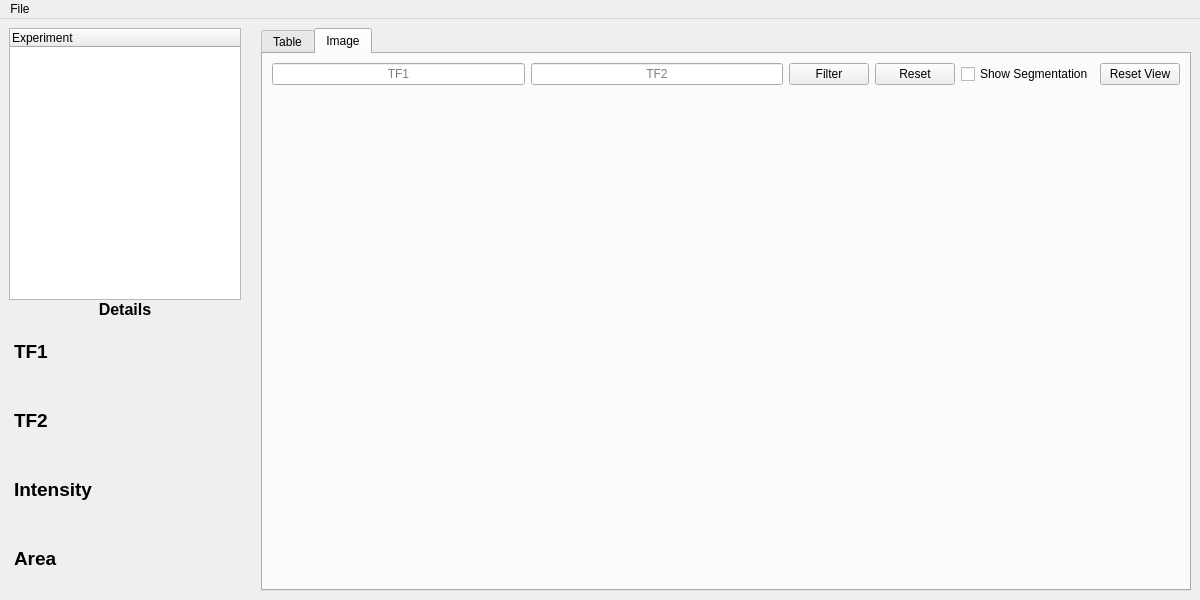
<?xml version="1.0" encoding="UTF-8"?>
<ui version="4.0">
 <class>MainWindow</class>
 <widget class="QMainWindow" name="MainWindow">
  <property name="geometry">
   <rect>
    <x>0</x>
    <y>0</y>
    <width>1200</width>
    <height>600</height>
   </rect>
  </property>
  <property name="sizePolicy">
   <sizepolicy hsizetype="Expanding" vsizetype="Expanding">
    <horstretch>0</horstretch>
    <verstretch>0</verstretch>
   </sizepolicy>
  </property>
  <property name="minimumSize">
   <size>
    <width>600</width>
    <height>600</height>
   </size>
  </property>
  <property name="windowTitle">
   <string>DHY1H Viewer</string>
  </property>
  <widget class="QWidget" name="centralwidget">
   <property name="sizePolicy">
    <sizepolicy hsizetype="Expanding" vsizetype="Expanding">
     <horstretch>0</horstretch>
     <verstretch>0</verstretch>
    </sizepolicy>
   </property>
   <property name="minimumSize">
    <size>
     <width>400</width>
     <height>400</height>
    </size>
   </property>
   <layout class="QHBoxLayout" name="horizontalLayout_2" stretch="0">
    <item>
     <layout class="QHBoxLayout" name="horizontalLayout" stretch="1,0,4">
      <property name="spacing">
       <number>0</number>
      </property>
      <property name="sizeConstraint">
       <enum>QLayout::SetMaximumSize</enum>
      </property>
      <item>
       <layout class="QVBoxLayout" name="verticalLayout" stretch="1,0,1">
        <property name="spacing">
         <number>0</number>
        </property>
        <item>
         <widget class="QTreeWidget" name="treeWidget">
          <property name="maximumSize">
           <size>
            <width>300</width>
            <height>16777215</height>
           </size>
          </property>
          <column>
           <property name="text">
            <string>Experiment</string>
           </property>
          </column>
         </widget>
        </item>
        <item>
         <widget class="QLabel" name="coords">
          <property name="maximumSize">
           <size>
            <width>300</width>
            <height>16777215</height>
           </size>
          </property>
          <property name="text">
           <string>&lt;html&gt;&lt;head/&gt;&lt;body&gt;&lt;p&gt;&lt;span style=&quot; font-size:12pt; font-weight:600;&quot;&gt;Details&lt;/span&gt;&lt;/p&gt;&lt;/body&gt;&lt;/html&gt;</string>
          </property>
          <property name="alignment">
           <set>Qt::AlignCenter</set>
          </property>
         </widget>
        </item>
        <item>
         <widget class="QWidget" name="formWidget" native="true">
          <property name="maximumSize">
           <size>
            <width>300</width>
            <height>16777215</height>
           </size>
          </property>
          <layout class="QGridLayout" name="gridLayout" columnstretch="0,1">
           <property name="leftMargin">
            <number>5</number>
           </property>
           <property name="topMargin">
            <number>1</number>
           </property>
           <property name="rightMargin">
            <number>5</number>
           </property>
           <property name="bottomMargin">
            <number>1</number>
           </property>
           <item row="0" column="0">
            <widget class="QLabel" name="label_4">
             <property name="styleSheet">
              <string notr="true">border:2px #212121 solid;</string>
             </property>
             <property name="text">
              <string>&lt;html&gt;&lt;head/&gt;&lt;body&gt;&lt;p&gt;&lt;span style=&quot; font-size:14pt; font-weight:600;&quot;&gt;TF1&lt;/span&gt;&lt;/p&gt;&lt;/body&gt;&lt;/html&gt;</string>
             </property>
            </widget>
           </item>
           <item row="2" column="0">
            <widget class="QLabel" name="label_3">
             <property name="styleSheet">
              <string notr="true">border:2px #212121 solid;</string>
             </property>
             <property name="text">
              <string>&lt;html&gt;&lt;head/&gt;&lt;body&gt;&lt;p&gt;&lt;span style=&quot; font-size:14pt; font-weight:600;&quot;&gt;Intensity&lt;/span&gt;&lt;/p&gt;&lt;/body&gt;&lt;/html&gt;</string>
             </property>
            </widget>
           </item>
           <item row="2" column="1">
            <widget class="QLabel" name="intensity">
             <property name="styleSheet">
              <string notr="true">border:2px #212121 solid;</string>
             </property>
             <property name="text">
              <string/>
             </property>
             <property name="alignment">
              <set>Qt::AlignCenter</set>
             </property>
             <property name="textInteractionFlags">
              <set>Qt::LinksAccessibleByMouse|Qt::TextSelectableByMouse</set>
             </property>
            </widget>
           </item>
           <item row="3" column="1">
            <widget class="QLabel" name="area">
             <property name="styleSheet">
              <string notr="true">border:2px #212121 solid;</string>
             </property>
             <property name="text">
              <string/>
             </property>
             <property name="alignment">
              <set>Qt::AlignCenter</set>
             </property>
             <property name="textInteractionFlags">
              <set>Qt::LinksAccessibleByMouse|Qt::TextSelectableByMouse</set>
             </property>
            </widget>
           </item>
           <item row="3" column="0">
            <widget class="QLabel" name="label_5">
             <property name="styleSheet">
              <string notr="true">border:2px #212121 solid;</string>
             </property>
             <property name="text">
              <string>&lt;html&gt;&lt;head/&gt;&lt;body&gt;&lt;p&gt;&lt;span style=&quot; font-size:14pt; font-weight:600;&quot;&gt;Area&lt;/span&gt;&lt;/p&gt;&lt;/body&gt;&lt;/html&gt;</string>
             </property>
            </widget>
           </item>
           <item row="1" column="0">
            <widget class="QLabel" name="label">
             <property name="styleSheet">
              <string notr="true">border:2px #212121 solid;</string>
             </property>
             <property name="text">
              <string>&lt;html&gt;&lt;head/&gt;&lt;body&gt;&lt;p&gt;&lt;span style=&quot; font-size:14pt; font-weight:600;&quot;&gt;TF2&lt;/span&gt;&lt;/p&gt;&lt;/body&gt;&lt;/html&gt;</string>
             </property>
            </widget>
           </item>
           <item row="1" column="1">
            <widget class="QLabel" name="tf2">
             <property name="styleSheet">
              <string notr="true">border:2px #212121 solid;</string>
             </property>
             <property name="text">
              <string/>
             </property>
             <property name="alignment">
              <set>Qt::AlignCenter</set>
             </property>
             <property name="textInteractionFlags">
              <set>Qt::LinksAccessibleByMouse|Qt::TextSelectableByMouse</set>
             </property>
            </widget>
           </item>
           <item row="0" column="1">
            <widget class="QLabel" name="tf1">
             <property name="styleSheet">
              <string notr="true">border:2px #212121 solid;</string>
             </property>
             <property name="text">
              <string/>
             </property>
             <property name="alignment">
              <set>Qt::AlignCenter</set>
             </property>
             <property name="textInteractionFlags">
              <set>Qt::LinksAccessibleByMouse|Qt::TextSelectableByMouse</set>
             </property>
            </widget>
           </item>
          </layout>
         </widget>
        </item>
       </layout>
      </item>
      <item>
       <spacer name="verticalSpacer">
        <property name="orientation">
         <enum>Qt::Vertical</enum>
        </property>
        <property name="sizeHint" stdset="0">
         <size>
          <width>20</width>
          <height>40</height>
         </size>
        </property>
       </spacer>
      </item>
      <item>
       <widget class="QTabWidget" name="tabWidget">
        <property name="currentIndex">
         <number>1</number>
        </property>
        <widget class="QWidget" name="Table">
         <property name="sizePolicy">
          <sizepolicy hsizetype="Expanding" vsizetype="Expanding">
           <horstretch>0</horstretch>
           <verstretch>0</verstretch>
          </sizepolicy>
         </property>
         <attribute name="title">
          <string>Table</string>
         </attribute>
         <layout class="QVBoxLayout" name="verticalLayout_4">
          <property name="sizeConstraint">
           <enum>QLayout::SetMaximumSize</enum>
          </property>
          <item>
           <widget class="QTableView" name="tableView">
            <property name="sizeAdjustPolicy">
             <enum>QAbstractScrollArea::AdjustToContents</enum>
            </property>
            <property name="sortingEnabled">
             <bool>false</bool>
            </property>
            <attribute name="horizontalHeaderCascadingSectionResizes">
             <bool>true</bool>
            </attribute>
            <attribute name="horizontalHeaderMinimumSectionSize">
             <number>100</number>
            </attribute>
            <attribute name="horizontalHeaderDefaultSectionSize">
             <number>200</number>
            </attribute>
            <attribute name="verticalHeaderMinimumSectionSize">
             <number>50</number>
            </attribute>
            <attribute name="verticalHeaderDefaultSectionSize">
             <number>50</number>
            </attribute>
           </widget>
          </item>
         </layout>
        </widget>
        <widget class="QWidget" name="Image">
         <attribute name="title">
          <string>Image</string>
         </attribute>
         <layout class="QVBoxLayout" name="verticalLayout_3" stretch="0,2">
          <item>
           <layout class="QHBoxLayout" name="horizontalLayout_3" stretch="3,3,0,0,0,0">
            <item>
             <widget class="QLineEdit" name="tf1_filter">
              <property name="alignment">
               <set>Qt::AlignCenter</set>
              </property>
              <property name="placeholderText">
               <string>TF1</string>
              </property>
             </widget>
            </item>
            <item>
             <widget class="QLineEdit" name="tf2_filter">
              <property name="alignment">
               <set>Qt::AlignCenter</set>
              </property>
              <property name="placeholderText">
               <string>TF2</string>
              </property>
             </widget>
            </item>
            <item>
             <widget class="QPushButton" name="filterButton">
              <property name="text">
               <string>Filter</string>
              </property>
             </widget>
            </item>
            <item>
             <widget class="QPushButton" name="resetButton">
              <property name="text">
               <string>Reset</string>
              </property>
             </widget>
            </item>
            <item>
             <widget class="QCheckBox" name="showSegmentation">
              <property name="text">
               <string>Show Segmentation</string>
              </property>
             </widget>
            </item>
            <item>
             <widget class="QPushButton" name="resetView">
              <property name="text">
               <string>Reset View</string>
              </property>
             </widget>
            </item>
           </layout>
          </item>
          <item>
           <widget class="QWidget" name="widget" native="true">
            <layout class="QVBoxLayout" name="verticalLayout_5">
             <item>
              <layout class="QVBoxLayout" name="imageContainer"/>
             </item>
            </layout>
           </widget>
          </item>
         </layout>
        </widget>
       </widget>
      </item>
     </layout>
    </item>
   </layout>
  </widget>
  <widget class="QMenuBar" name="menubar">
   <property name="geometry">
    <rect>
     <x>0</x>
     <y>0</y>
     <width>1200</width>
     <height>30</height>
    </rect>
   </property>
   <widget class="QMenu" name="menuFile">
    <property name="title">
     <string>File</string>
    </property>
    <addaction name="actionOpen"/>
    <addaction name="actionSave"/>
    <addaction name="actionExit"/>
   </widget>
   <addaction name="menuFile"/>
  </widget>
  <action name="actionOpen">
   <property name="text">
    <string>Open</string>
   </property>
   <property name="shortcut">
    <string>Ctrl+O</string>
   </property>
  </action>
  <action name="actionSave">
   <property name="text">
    <string>Save</string>
   </property>
   <property name="shortcut">
    <string>Ctrl+S</string>
   </property>
  </action>
  <action name="actionExit">
   <property name="text">
    <string>Exit</string>
   </property>
  </action>
 </widget>
 <resources/>
 <connections/>
</ui>
